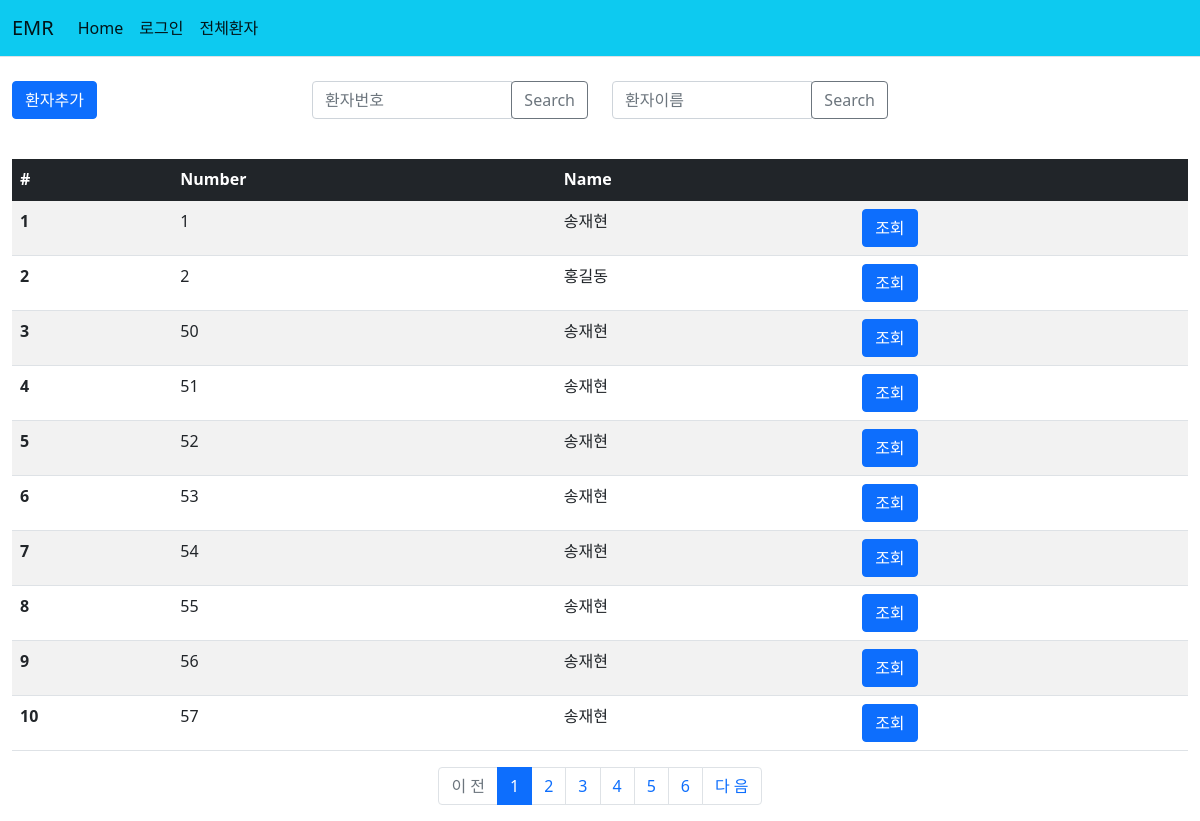
The page /patient/ on the database its author committed.
### patient/models.py (models this page shows)
class Patient(models.Model):
    number = models.IntegerField(primary_key=True) #고유번호
    name = models.CharField(max_length=10) # 이름
    front_resident = models.CharField(max_length=10) # 앞 주민번호
    back_resident = models.CharField(max_length=10) # 뒤 주민번호
    phone = models.CharField(max_length=30)

### patient/views.py (the view)
# urls.py: path('', views.index, name='index'),
def index(request):
    page = request.GET.get('page', 1)
    patient_list = Patient.objects.order_by('number')
    paginator = Paginator(patient_list, 10)
    page_obj = paginator.get_page(page)
    context = {'patient_list':page_obj}
    return render(request, 'patient/patient_list.html', context)

### templates/patient/patient_list.html
{% extends "base.html" %}
{% block content %}
<div class="container-fluid mt-4 mb-4">
    <div class="row">
        <div class="col-md-3">
            <a href="{% url 'patient:patient_add' %}" class="btn btn-primary">환자추가</a>
        </div>
        <div class="col-md-3">
            <div class="input-group mb-3">
                <input type="text" class="form-control" placeholder="환자번호" aria-label="Search 1" aria-describedby="basic-addon1">
                <div class="input-group-append">
                    <button class="btn btn-outline-secondary" type="button">Search</button>
                </div>
            </div>
        </div>
        <div class="col-md-3">
            <div class="input-group mb-3">
                <input type="text" class="form-control" placeholder="환자이름" aria-label="Search 2" aria-describedby="basic-addon2">
                <div class="input-group-append">
                    <button class="btn btn-outline-secondary" type="button">Search</button>
                </div>
            </div>
        </div>
    </div>
</div>
{% if patient_list %}
<div class="container-fluid">
    <table class="table table-border table-Secondary table-striped">
        <thead>
        <tr class="table-dark">
            <th scope="col">#</th>
            <th scope="col">Number</th>
            <th scope="col">Name</th>
            <th scope="col"></th>
        </tr>
        </thead>
        <tbody>
        {% for patient in patient_list %}
        <tr>
            <th scope="row">{{forloop.counter}}</th>
            <td>{{patient.number}}</td>
            <td>{{patient.name}}</td>
            <td><a class="btn btn-primary" href="{% url 'patient:detail' patient.number %}" role="button">조회</a></td>
        </tr>
        {% endfor %}
        </tbody>
    </table>
    <ul class="pagination justify-content-center">
        {% if patient_list.has_previous %}
        <li class="page-item">
            <a class="page-link" href="?page={{patient_list.previous_page_number}}">이 전</a>
        </li>
        {% else %}
        <li class="page-item disabled">
            <a class="page-link" tabindex="-1" aria-disabled="true" href="#">이 전</a>
        </li>
        {% endif %}
        {% for page_number in patient_list.paginator.page_range %}
        {% if page_number >= patient_list.number|add:-5 and page_number <= patient_list.number|add:5 %}
        {% if page_number == patient_list.number %}
        <li class="page-item active" aria-current="page">
            <a class="page-link" href="?page={{ page_number }}">{{ page_number }}</a>
        </li>
        {% else %}
        <li class="page-item">
            <a class="page-link" href="?page={{ page_number }}">{{ page_number }}</a>
        </li>
        {% endif %}
        {% endif %}
        {% endfor %}
        {% if patient_list.has_next %}
        <li class="page-item">
            <a class="page-link" href="?page={{ patient_list.next_page_number }}">다 음</a>
        </li>
        {% else %}
        <li class="page-item disabled">
            <a class="page-link" tabindex="-1" aria-disabled="true" href="#">다 음</a>
        </li>
        {% endif %}
    </ul>
</div>
{% else %}
    <p>환자가 없습니다.</p>
{% endif %}
{% endblock %}

### rows shown on the page
Patient: number "1", name "송재현"
Patient: number "2", name "홍길동"
Patient: number "50", name "송재현"
Patient: number "51", name "송재현"
Patient: number "52", name "송재현"
Patient: number "53", name "송재현"
Patient: number "54", name "송재현"
Patient: number "55", name "송재현"
Patient: number "56", name "송재현"
Patient: number "57", name "송재현"

### other values the page prints
{{ page_number }} "1"
{{ page_number }} "2" "3" "4" "5" "6"
